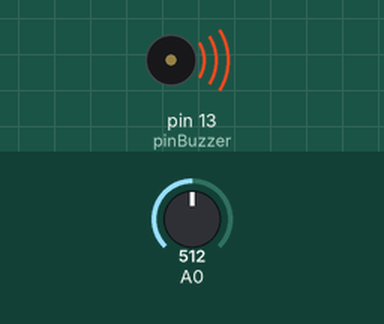
Recording of a sketch running on a simulated Arduino Uno, built with avr-gcc and run on an emulated ATmega328P. Parts: buzzer (waves = sounding). Inputs (shaded band) come from the test bench; at power-on: A0 = 512.

Above: at 0.1 s.
Timing chart, 0 to 1.6 s (numbered marks = the images above):
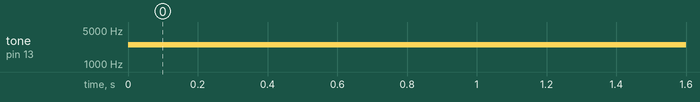

The sketch:

Ldr.ino
```cpp
const int pinBuzzer = 13 ;
void setup()
  {
       pinMode (pinBuzzer , OUTPUT) ;
  }

void loop()
  {
      int p = analogRead(A0) ;
      int n = map (p, 0,1024, 20, 5000) ;
      tone ( pinBuzzer, n) ;
  }
```

Measured:
- by itself, tone on pin 13 (pinBuzzer): silent → 2510 Hz at 0.00 s
